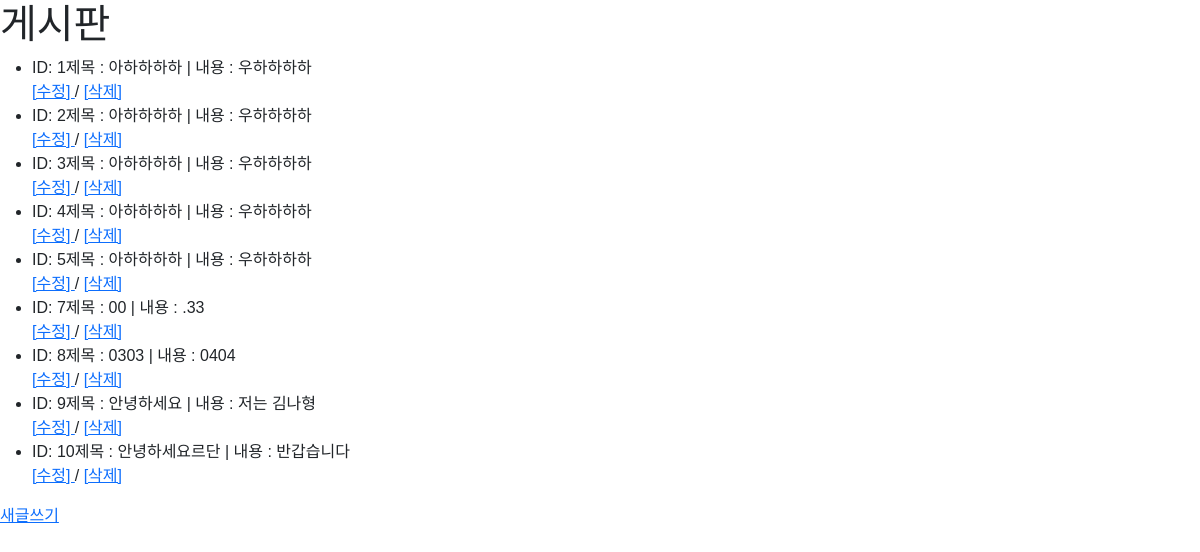
/posts/, run on the app's committed database.
### posts/models.py (models this page shows)
class Post(models.Model):
    title = models.CharField(max_length=50)
    content = models.TextField()

### posts/views.py (the view)
# urls.py: path("", views.index),
def index(request):
    posts = Post.objects.all()
    context = {
        "posts": posts,
    }
    return render(request, "posts/index.html", context)

### posts/templates/posts/index.html (shortened to what this page needs)
{% extends 'base.html' %}
{% block content%}
<h1>게시판</h1>
<ul>
    {% for post in posts %}
    <li>ID: {{ post.id }}제목 : {{ post.title }} | 내용 : {{ post.content }}</li>
    <a href="">
        [수정]
    </a>/
    <a href="/posts/delete/{{ post.id }}">
        [삭제]
    </a>
    {% endfor %}
</ul>
<a href="{% url 'posts:new' %}">새글쓰기</a>
{% endblock %}

### templates/base.html (shortened to what this page needs)
<!DOCTYPE html>
<html lang="ko">
<head>
  <link href="https://cdn.jsdelivr.net/npm/bootstrap@5.1.3/dist/css/bootstrap.min.css" rel="stylesheet"
 />
</head>
<body>
  {% block content %}
  {% endblock %}
</body>
</html>

### templates/base.html (style rules this page uses)
body { font-family: 'Nanum Gothic', sans-serif; font-family: 'Noto Sans KR', sans-serif; width: auto; height: auto; }

### data on the page
Post: id "1", title "아하하하하", content "우하하하하"
Post: id "2", title "아하하하하", content "우하하하하"
Post: id "3", title "아하하하하", content "우하하하하"
Post: id "4", title "아하하하하", content "우하하하하"
Post: id "5", title "아하하하하", content "우하하하하"
Post: id "7", title "00", content ".33"
Post: id "8", title "0303", content "0404"
Post: id "9", title "안녕하세요", content "저는 김나형"
Post: id "10", title "안녕하세요르단", content "반갑습니다"
